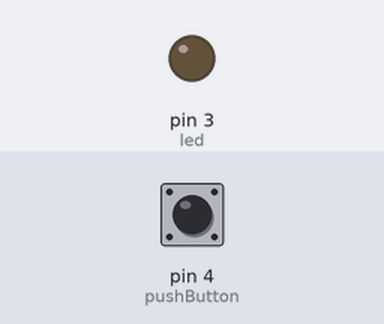
Bench run of a sketch on a simulated Arduino Uno, built with avr-gcc and run on an emulated ATmega328P. Parts: output pins drawn as LEDs (lit = HIGH). Inputs (shaded band) come from the test bench; at power-on: pin 4 (pushButton) LOW.

Above: at 1.2 s.
1.3 s: pin 4 (pushButton) pulled HIGH for 0.15 s
At 1.37 s:
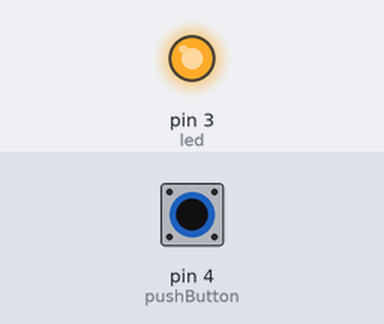
2.9 s: pin 4 (pushButton) pulled HIGH for 3.2 s
At 7.3 s:
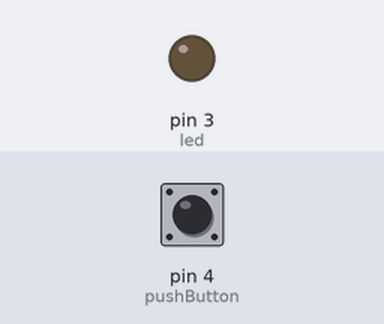
Timing chart, 0 to 8.8 s (numbered marks = the images above; inputs shaded):
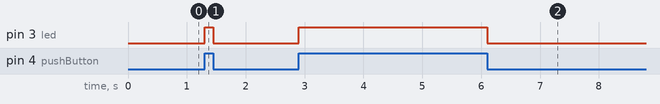

The sketch:

button.ino
```cpp
/*
    This the button functionalit where a push button on pin 4 can light a led on port 3

    I am going to utilize the digitalRead and Digital write extensively.

    The circuit is in the proteus image attached.
 */

 const int led = 3; // output
 const int pushButton = 4; // input

 // the setup part of it
 void setup(){
  // initialization ...
  pinMode(led, OUTPUT);
  pinMode(pushButton, INPUT);
 }

 // the main program
 void loop(){

  // check the state of teh state of the push button
  int buttonState = digitalRead(pushButton);

  // apply it in the led
  digitalWrite(led, buttonState);
 }
```

Measured:
- after the input at 1.3 s, pin 3 (led): LOW → HIGH at once, → LOW 0.15 s later
- after the input at 2.9 s, pin 3 (led): LOW → HIGH at once, → LOW 3.2 s later
